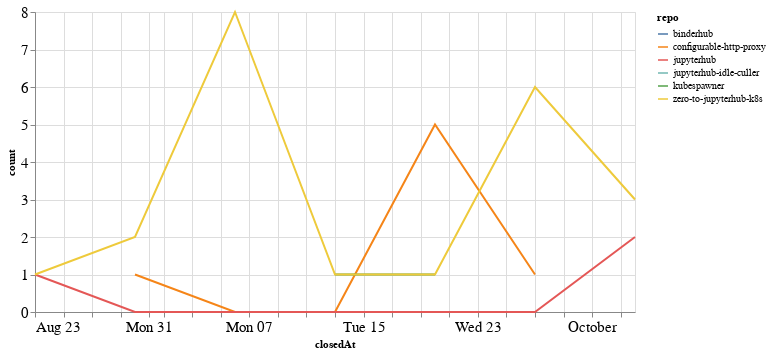

The cell this chart's notebook holds for it:
### Code cell
closed_by_time = closed_by.groupby('repo').resample('W', on='closedAt').count()['author'].reset_index()
closed_by_time = closed_by_time.rename(columns={'author': 'count'})

alt.Chart(closed_by_time, width=600).mark_line().encode(
    x='closedAt',
    y='count',
    color='repo',
    tooltip="repo"
)

### Figure 1 — Vega-Lite specification as saved in the notebook (floating-point values rounded to 4 significant figures)
{"config": {"axisLeft": {"labelFontSize": 15}, "axisBottom": {"labelFontSize": 15}}, "data": {"name": "data-0cda12e363e7e27218236ae6f0fd6d47"}, "mark": "line", "encoding": {"color": {"type": "nominal", "field": "repo"}, "tooltip": {"type": "nominal", "field": "repo"}, "x": {"type": "temporal", "field": "closedAt"}, "y": {"type": "quantitative", "field": "count"}}, "width": 600, "$schema": "https://vega.github.io/schema/vega-lite/v4.8.1.json", "datasets": {"data-0cda12e363e7e27218236ae6f0fd6d47": [{"repo": "binderhub", "closedAt": "2020-08-23T00:00:00", "count": 1}, {"repo": "configurable-http-proxy", "closedAt": "2020-08-30T00:00:00", "count": 1}, {"repo": "configurable-http-proxy", "closedAt": "2020-09-06T00:00:00", "count": 0}, {"repo": "configurable-http-proxy", "closedAt": "2020-09-13T00:00:00", "count": 0}, {"repo": "configurable-http-proxy", "closedAt": "2020-09-20T00:00:00", "count": 5}, {"repo": "configurable-http-proxy", "closedAt": "2020-09-27T00:00:00", "count": 1}, {"repo": "jupyterhub", "closedAt": "2020-08-23T00:00:00", "count": 1}, {"repo": "jupyterhub", "closedAt": "2020-08-30T00:00:00", "count": 0}, {"repo": "jupyterhub", "closedAt": "2020-09-06T00:00:00", "count": 0}, {"repo": "jupyterhub", "closedAt": "2020-09-13T00:00:00", "count": 0}, {"repo": "jupyterhub", "closedAt": "2020-09-20T00:00:00", "count": 0}, {"repo": "jupyterhub", "closedAt": "2020-09-27T00:00:00", "count": 0}, {"repo": "jupyterhub", "closedAt": "2020-10-04T00:00:00", "count": 2}, {"repo": "jupyterhub-idle-culler", "closedAt": "2020-08-23T00:00:00", "count": 1}, {"repo": "kubespawner", "closedAt": "2020-09-13T00:00:00", "count": 1}, {"repo": "kubespawner", "closedAt": "2020-09-20T00:00:00", "count": 1}, {"repo": "zero-to-jupyterhub-k8s", "closedAt": "2020-08-23T00:00:00", "count": 1}, {"repo": "zero-to-jupyterhub-k8s", "closedAt": "2020-08-30T00:00:00", "count": 2}, {"repo": "zero-to-jupyterhub-k8s", "closedAt": "2020-09-06T00:00:00", "count": 8}, {"repo": "zero-to-jupyterhub-k8s", "closedAt": "2020-09-13T00:00:00", "count": 1}, {"repo": "zero-to-jupyterhub-k8s", "closedAt": "2020-09-20T00:00:00", "count": 1}, {"repo": "zero-to-jupyterhub-k8s", "closedAt": "2020-09-27T00:00:00", "count": 6}, {"repo": "zero-to-jupyterhub-k8s", "closedAt": "2020-10-04T00:00:00", "count": 3}]}}
